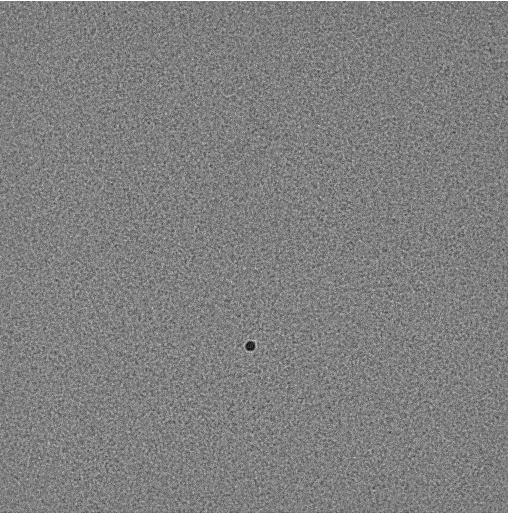
#> input picture Sandbox/focus/beamshift_input_images/Screenshot from 2026-06-01 19-20-06.png, 1016 x 1028 px (shown at 1/2 size); its folder holds 2 pictures in this run
$ python find_beam_shift.py
#> lines starting #> are read from the running program, lines starting #| are printed output that depends on the picture
### Sandbox/focus/correlation.py
"""Image correlation helpers used by the focus algorithms.

The implementation follows the numerical behavior of Leginon's
``pyami.correlator`` and ``pyami.peakfinder`` in a standalone form, with
SerialEM-style edge tapering and padding so that non-periodic micrographs
do not produce spurious wrap-around correlation.
"""

from __future__ import annotations

from dataclasses import dataclass
from typing import Literal, Tuple

import numpy as np


CorrelationType = Literal["phase", "cross"]


@dataclass(frozen=True)
class ShiftResult:
    """Measured image displacement in pixels.

    ``shift`` is returned as ``(row, col)`` and follows Leginon's wrapped
    correlation convention: positive values mean the correlation peak was
    before the FFT wrap boundary, negative values mean it wrapped past it.
    """

    shift: Tuple[float, float]
    peak: Tuple[float, float]
    peak_value: float
    correlation: np.ndarray
    snr: float
    peak_ratio: float
    normalized_ccc: float


# [6 lines left out: function cross_correlate, not called in this run]


def phase_correlate(
    image1: np.ndarray,
    image2: np.ndarray,
    *,
    zero_origin: bool = True,
    wiener: bool = False,
) -> np.ndarray:
    """Return phase correlation for two same-shaped images."""

    im1, im2 = _validated_pair(image1, image2)
    ccfft = np.conjugate(np.fft.fft2(im2)) * np.fft.fft2(im1)
    if wiener:
        rstart = int(0.4 * ccfft.shape[0])
        rstop = int(0.5 * ccfft.shape[0])
        region = ccfft[rstart:rstop]
        noise = 10.0 * np.mean(region.real * region.real + region.imag * region.imag)
        denom = np.sqrt(ccfft.real * ccfft.real + ccfft.imag * ccfft.imag + noise)
    else:
        denom = np.abs(ccfft)

    with np.errstate(divide="ignore", invalid="ignore"):
        pcfft = np.divide(ccfft, denom, out=np.zeros_like(ccfft), where=denom != 0)
    corr = np.fft.ifft2(pcfft).real
    if zero_origin:
        corr[0, 0] = 0.0
    return corr


def correlate_shift(
    image1: np.ndarray,
    image2: np.ndarray,
    *,
    correlation_type: CorrelationType = "phase",
    subpixel_window: int = 5,
    taper_fraction: float = 0.1,
    pad_fraction: float = 0.0,
    lowpass: float = 0.0,
    zero_origin: bool = False,
) -> ShiftResult:
    """Measure the wrapped pixel shift between two images.

    This is the standalone replacement for Leginon's
    ``measureScopeChange`` correlation-and-peak section.  Binning and camera
    bookkeeping are deliberately left to the caller.

    ``taper_fraction`` applies a raised-cosine edge taper to each image before
    the FFT so that a non-periodic micrograph does not produce a strong
    spurious correlation along the wrap boundary.  ``pad_fraction`` zero-pads
    the tapered images, which keeps a large genuine shift from aliasing past
    the wrap boundary.  ``lowpass`` Gaussian-smooths the correlation map, the
    standalone equivalent of Leginon's ``measureScopeChange`` ``lp`` argument.

    ``zero_origin`` blanks the phase-correlation origin pixel.  It defaults to
    false because near-zero shift is a valid focus result; enable it only when
    the caller knows a zero-shift peak must be an artifact.
    """

    im1, im2 = _validated_pair(image1, image2)
    _validate_preprocess_args(taper_fraction, pad_fraction, lowpass)
    pre1 = _preprocess(im1, taper_fraction, pad_fraction)
    pre2 = _preprocess(im2, taper_fraction, pad_fraction)

    if correlation_type == "phase":
        corr = phase_correlate(pre1, pre2, zero_origin=zero_origin)
    elif correlation_type == "cross":
        corr = cross_correlate(pre1, pre2)
    else:
        raise ValueError("correlation_type must be 'phase' or 'cross'")

    if lowpass > 0.0:
        corr = _gaussian_blur(corr, lowpass)

    peak, peak_value, snr = subpixel_peak(corr, npix=subpixel_window)
    shift = wrap_coord(peak, corr.shape)
    return ShiftResult(
        shift=shift,
        peak=peak,
        peak_value=peak_value,
        correlation=corr,
        snr=snr,
        peak_ratio=_peak_ratio(corr, int(round(peak[0])), int(round(peak[1])), subpixel_window),
        normalized_ccc=_normalized_ccc(pre1, pre2, shift),
    )


def wrap_coord(coord: Tuple[float, float], shape: Tuple[int, int]) -> Tuple[float, float]:
    """Convert an unsigned correlation peak coordinate to a signed shift."""

    row, col = coord
    row_shift = row if row < shape[0] / 2.0 else row - shape[0]
    col_shift = col if col < shape[1] / 2.0 else col - shape[1]
    return (float(row_shift), float(col_shift))


def subpixel_peak(image: np.ndarray, *, npix: int = 5) -> Tuple[Tuple[float, float], float, float]:
    """Find a peak and refine it by fitting a separable 2-D quadratic."""

    if npix < 3 or npix % 2 == 0:
        raise ValueError("npix must be an odd integer >= 3")
    array = np.asarray(image, dtype=np.float64)
    pixel_index = int(np.argmax(array.ravel()))
    peak_value = float(array.flat[pixel_index])
    peak_row, peak_col = np.unravel_index(pixel_index, array.shape)

    roi = _crop_wrap(array, (peak_row, peak_col), (npix, npix))
    try:
        row_offset, col_offset, fitted_value = _quadratic_peak(roi)
    except (np.linalg.LinAlgError, FloatingPointError, ZeroDivisionError, ValueError):
        row_offset = col_offset = npix // 2
        fitted_value = peak_value

    if not (0.0 <= row_offset <= npix):
        row_offset = npix // 2
    if not (0.0 <= col_offset <= npix):
        col_offset = npix // 2

    half = npix // 2
    sub_row = float(peak_row + row_offset - half)
    sub_col = float(peak_col + col_offset - half)
    sub_row %= array.shape[0]
    sub_col %= array.shape[1]

    snr = _peak_snr(array, int(peak_row), int(peak_col), peak_value, npix)
    return (sub_row, sub_col), float(fitted_value), snr


def _peak_snr(
    array: np.ndarray,
    peak_row: int,
    peak_col: int,
    peak_value: float,
    npix: int,
) -> float:
    """Estimate peak SNR with the peak and its sidelobes excluded.

    Including the peak in the noise estimate inflates the standard deviation
    and understates the SNR, so the background statistics are taken from
    everything outside a wrapped window centred on the peak.
    """

    exclude = 2 * npix + 1
    half = exclude // 2
    rows = (np.arange(exclude) + peak_row - half) % array.shape[0]
    cols = (np.arange(exclude) + peak_col - half) % array.shape[1]
    mask = np.ones(array.shape, dtype=bool)
    mask[np.ix_(rows, cols)] = False
    background = array[mask]
    if background.size == 0:
        return peak_value
    noise = float(np.std(background))
    mean = float(np.mean(background))
    return float((peak_value - mean) / noise) if noise != 0.0 else peak_value


def _preprocess(image: np.ndarray, taper_fraction: float, pad_fraction: float) -> np.ndarray:
    """Mean-subtract, edge-taper, and optionally zero-pad an image for FFT."""

    array = image - float(np.mean(image))
    if taper_fraction > 0.0:
        array = array * _edge_mask(array.shape, taper_fraction)
    if pad_fraction > 0.0:
        pad_rows = int(round(pad_fraction * array.shape[0]))
        pad_cols = int(round(pad_fraction * array.shape[1]))
        array = np.pad(array, ((0, pad_rows), (0, pad_cols)), mode="constant")
    return array


def _validate_preprocess_args(taper_fraction: float, pad_fraction: float, lowpass: float) -> None:
    if not np.all(np.isfinite((taper_fraction, pad_fraction, lowpass))):
        raise ValueError("taper_fraction, pad_fraction, and lowpass must be finite")
    if taper_fraction < 0.0 or taper_fraction > 0.5:
        raise ValueError("taper_fraction must be in [0.0, 0.5]")
    if pad_fraction < 0.0:
        raise ValueError("pad_fraction must be non-negative")
    if lowpass < 0.0:
        raise ValueError("lowpass must be non-negative")


def _peak_ratio(array: np.ndarray, peak_row: int, peak_col: int, npix: int) -> float:
    """Return primary peak divided by strongest background peak."""

    peak_row %= array.shape[0]
    peak_col %= array.shape[1]
    exclude = 2 * npix + 1
    half = exclude // 2
    rows = (np.arange(exclude) + peak_row - half) % array.shape[0]
    cols = (np.arange(exclude) + peak_col - half) % array.shape[1]
    mask = np.ones(array.shape, dtype=bool)
    mask[np.ix_(rows, cols)] = False
    background = array[mask]
    if background.size == 0:
        return float("inf")
    second = max(float(np.max(background)), 0.0)
    peak = float(array[peak_row, peak_col])
    if second == 0.0:
        return float("inf") if peak > 0.0 else 0.0
    return peak / second


def _normalized_ccc(image1: np.ndarray, image2: np.ndarray, shift: Tuple[float, float]) -> float:
    """Return an approximate normalized cross-correlation coefficient.

    The measured shift is applied with an integer ``np.roll``, so the value is a
    coarse quality score, not an exact CCC: sub-pixel shift is ignored and the
    rolled-in wrap region (plus any zero padding) mismatches content, biasing
    the result low.  It is intended only for threshold gating.
    """

    row_shift = int(round(shift[0]))
    col_shift = int(round(shift[1]))
    aligned = np.roll(np.roll(image1, -row_shift, axis=0), -col_shift, axis=1)
    a = aligned - float(np.mean(aligned))
    b = image2 - float(np.mean(image2))
    denom = float(np.linalg.norm(a) * np.linalg.norm(b))
    if denom == 0.0:
        return 0.0
    return float(np.sum(a * b) / denom)


def _edge_mask(shape: Tuple[int, int], taper_fraction: float) -> np.ndarray:
    """Return a separable raised-cosine (Tukey) edge mask for ``shape``.

    ``taper_fraction`` is already range-checked by ``_validate_preprocess_args``
    before this is reached.
    """

    row_window = _tukey_window(shape[0], taper_fraction)
    col_window = _tukey_window(shape[1], taper_fraction)
    return np.outer(row_window, col_window)


def _tukey_window(length: int, taper_fraction: float) -> np.ndarray:
    """Return a 1-D Tukey window: flat centre, raised-cosine ramps at the ends."""

    window = np.ones(length, dtype=np.float64)
    edge = int(round(taper_fraction * length))
    if edge < 1:
        return window
    ramp = 0.5 * (1.0 - np.cos(np.pi * (np.arange(edge) + 0.5) / edge))
    window[:edge] = ramp
    window[length - edge:] = ramp[::-1]
    return window


# [10 lines left out: function _gaussian_blur, not called in this run]


def _quadratic_peak(array: np.ndarray) -> Tuple[float, float, float]:
    rows, cols = array.shape
    design = np.zeros((rows * cols, 5), dtype=np.float64)
    values = np.zeros((rows * cols,), dtype=np.float64)
    i = 0
    for row in range(rows):
        for col in range(cols):
            design[i] = (row * row, row, col * col, col, 1.0)
            values[i] = array[row, col]
            i += 1

    coeffs, *_ = np.linalg.lstsq(design, values, rcond=None)
    row0 = -coeffs[1] / (2.0 * coeffs[0])
    col0 = -coeffs[3] / (2.0 * coeffs[2])
    if not np.isfinite(row0) or not np.isfinite(col0):
        raise ValueError("quadratic fit produced a non-finite peak")
    value = coeffs[0] * row0**2 + coeffs[1] * row0 + coeffs[2] * col0**2 + coeffs[3] * col0 + coeffs[4]
    return float(row0), float(col0), float(value)


def _crop_wrap(array: np.ndarray, center: Tuple[int, int], shape: Tuple[int, int]) -> np.ndarray:
    half_rows = shape[0] // 2
    half_cols = shape[1] // 2
    row_indices = (np.arange(shape[0]) + center[0] - half_rows) % array.shape[0]
    col_indices = (np.arange(shape[1]) + center[1] - half_cols) % array.shape[1]
    return array[np.ix_(row_indices, col_indices)]


def _validated_pair(image1: np.ndarray, image2: np.ndarray) -> Tuple[np.ndarray, np.ndarray]:
    im1 = np.asarray(image1, dtype=np.float64)
    im2 = np.asarray(image2, dtype=np.float64)
    if im1.shape != im2.shape:
        raise ValueError(f"images must have the same shape, got {im1.shape} and {im2.shape}")
    if im1.ndim != 2:
        raise ValueError("images must be two-dimensional arrays")
    return im1, im2

### Sandbox/focus/objective_focus.py
"""Objective-lens autofocus from beam-tilt image displacements.

Leginon performs beam-tilt autofocus by acquiring image pairs at two beam
tilts, correlating each pair, and solving a calibrated linear system for
defocus and optionally objective stigmation.
"""

from __future__ import annotations

from dataclasses import dataclass
from typing import Any, Iterable, Optional, Sequence, Tuple

import numpy as np


Vector2 = Tuple[float, float]


@dataclass(frozen=True)
class BeamTiltMeasurement:
    """One beam-tilt displacement measurement.

    ``tilt_delta`` is ``(delta_x, delta_y)`` in beam-tilt units between the
    second and first image.  ``pixel_shift`` is the correlated image shift
    ``(row, col)`` in unbinned pixels.
    """

    tilt_delta: Vector2
    pixel_shift: Vector2


@dataclass(frozen=True)
class FocusSolveDiagnostics:
    """Numerical diagnostics for a defocus/stigmation solve."""

    design: np.ndarray
    observed: np.ndarray
    predicted: np.ndarray
    residual_vector: np.ndarray
    residual: float
    rank: int
    unknown_count: int
    singular_values: np.ndarray
    condition_number: float


@dataclass(frozen=True)
class ObjectiveFocusResult:
    """Result of a calibrated objective-focus solve."""

    defocus: float
    stigx: Optional[float]
    stigy: Optional[float]
    residual: float
    residual_vector: np.ndarray
    rank: int
    unknown_count: int
    singular_values: np.ndarray
    condition_number: float
    diagnostics: FocusSolveDiagnostics
    measurements: Tuple[Any, ...] = ()
    shift_results: Tuple[Any, ...] = ()
    min_snr_observed: float = float("nan")
    min_peak_ratio_observed: float = float("nan")
    min_normalized_ccc_observed: float = float("nan")


def solve_defocus_stig(
    defocus_matrix: np.ndarray,
    measurements: Sequence[BeamTiltMeasurement],
    *,
    stigx_matrix: Optional[np.ndarray] = None,
    stigy_matrix: Optional[np.ndarray] = None,
    validate: bool = True,
    max_condition_number: float = 1.0e12,
) -> ObjectiveFocusResult:
    """Solve defocus and optional objective stigmation.

    This is a standalone version of Leginon's calibrated ``solveEq10`` matrix
    solve.  With one measurement and only ``defocus_matrix`` it returns
    defocus.  With two sufficiently independent measurements and both stig
    matrices it returns defocus, stigx, and stigy.

    By default the solver rejects rank-deficient and badly conditioned designs.
    This is stricter than Leginon, but it prevents invalid tilt geometry from
    producing plausible-looking corrections.
    """

    matrices = [_matrix2(defocus_matrix, "defocus_matrix")]
    if (stigx_matrix is None) != (stigy_matrix is None):
        raise ValueError("stigx_matrix and stigy_matrix must be provided together")
    if stigx_matrix is not None and stigy_matrix is not None:
        matrices.extend([
            _matrix2(stigx_matrix, "stigx_matrix"),
            _matrix2(stigy_matrix, "stigy_matrix"),
        ])

    if not measurements:
        raise ValueError("at least one beam-tilt measurement is required")

    observed, design = _build_defocus_design(matrices, measurements)

    solution, residuals, rank, singular_values = np.linalg.lstsq(design, observed, rcond=None)
    predicted = design @ solution
    residual_vector = observed - predicted
    residual = float(residual_vector @ residual_vector)
    condition_number = _condition_number(singular_values)
    unknown_count = len(matrices)

    if validate:
        _validate_solve_geometry(
            rank=int(rank),
            unknown_count=unknown_count,
            condition_number=condition_number,
            max_condition_number=max_condition_number,
        )

    diagnostics = FocusSolveDiagnostics(
        design=design,
        observed=observed,
        predicted=predicted,
        residual_vector=residual_vector,
        residual=residual,
        rank=int(rank),
        unknown_count=unknown_count,
        singular_values=singular_values,
        condition_number=condition_number,
    )
    return ObjectiveFocusResult(
        defocus=float(solution[0]),
        stigx=float(solution[1]) if len(solution) == 3 else None,
        stigy=float(solution[2]) if len(solution) == 3 else None,
        residual=float(residuals[0]) if len(residuals) else residual,
        residual_vector=residual_vector,
        rank=int(rank),
        unknown_count=unknown_count,
        singular_values=singular_values,
        condition_number=condition_number,
        diagnostics=diagnostics,
    )


# [68 lines left out: functions solve_rotation_center_tilt, default_beam_tilt_pair, rotate_vector, measurements_from_pairs, not called in this run]


def _build_defocus_design(
    matrices: Sequence[np.ndarray],
    measurements: Sequence[BeamTiltMeasurement],
) -> Tuple[np.ndarray, np.ndarray]:
    observed = np.asarray([m.pixel_shift for m in measurements], dtype=np.float64).ravel()
    blocks = []
    for measurement in measurements:
        tilt = np.asarray(measurement.tilt_delta, dtype=np.float64).reshape(2, 1)
        if tilt.shape != (2, 1):
            raise ValueError("tilt_delta must contain exactly two values")
        blocks.append(np.concatenate([matrix @ tilt for matrix in matrices], axis=1))
    design = np.concatenate(blocks, axis=0)
    if observed.shape[0] != design.shape[0]:
        raise ValueError("pixel_shift values must contain exactly two values per measurement")
    if not np.all(np.isfinite(observed)) or not np.all(np.isfinite(design)):
        raise ValueError("tilts, shifts, and calibration matrices must be finite")
    return observed, design


def _condition_number(singular_values: np.ndarray) -> float:
    if singular_values.size == 0:
        return float("inf")
    smallest = float(np.min(singular_values))
    largest = float(np.max(singular_values))
    if smallest <= 0.0:
        return float("inf")
    return largest / smallest


def _validate_solve_geometry(
    *,
    rank: int,
    unknown_count: int,
    condition_number: float,
    max_condition_number: float,
) -> None:
    if rank < unknown_count:
        raise ValueError(
            f"focus solve is rank deficient: rank {rank} for {unknown_count} unknowns"
        )
    if not np.isfinite(condition_number):
        raise ValueError("focus solve is singular")
    if condition_number > max_condition_number:
        raise ValueError(
            "focus solve is poorly conditioned: "
            f"condition number {condition_number:.3g} exceeds {max_condition_number:.3g}"
        )


def _matrix2(matrix: np.ndarray, name: str) -> np.ndarray:
    array = np.asarray(matrix, dtype=np.float64)
    if array.shape != (2, 2):
        raise ValueError(f"{name} must be a 2x2 matrix")
    if not np.all(np.isfinite(array)):
        raise ValueError(f"{name} must contain finite values")
    return array

### Sandbox/focus/find_beam_shift.py
"""
find_beam_shift.py
==================
Objective-focus (beam-shift) algorithm — follows the README data flow:

  1. correlate_shift()          -> pixel shift between the two beam-tilt images
  2. BeamTiltMeasurement()      -> tilt_delta + shift
  3. solve_defocus_stig()       -> ObjectiveFocusResult

Input images are Leginon screenshots (3840x2160).
The microscope image panel is cropped out before processing.

Beam-tilt pair (from focus_runtime.example.json):
  image_1 : beam tilt (0.0,  0.0)  rad
  image_2 : beam tilt (0.01, 0.0)  rad
  tilt_delta = (0.01, 0.0)

Usage (from Sandbox/):
    python -m focus.find_beam_shift
"""

from __future__ import annotations

import math
import sys
from pathlib import Path

import numpy as np
from PIL import Image as PILImage

FOCUS_DIR = Path(__file__).resolve().parent
SANDBOX_DIR = FOCUS_DIR.parent
if str(SANDBOX_DIR) not in sys.path:
    sys.path.insert(0, str(SANDBOX_DIR))

from focus.correlation import correlate_shift
from focus.objective_focus import BeamTiltMeasurement, solve_defocus_stig


def load_from_screenshot(filename: str, target_size: tuple | None = None) -> np.ndarray:
    """Load a pre-cropped beam-shift image, optionally resizing to target_size (w, h)."""
    path = FOCUS_DIR / "beamshift_input_images" / filename
    with PILImage.open(path) as img:
        gray = img.convert("L")
        if target_size is not None and gray.size != target_size:
            gray = gray.resize(target_size, PILImage.LANCZOS)
        arr = np.asarray(gray, dtype=np.float32)
    lo, hi = arr.min(), arr.max()
    return (arr - lo) / (hi - lo) if hi > lo else arr


# ── calibration matrices (from focus_calibration.example.json) ───────────
DEFOCUS_MATRIX = np.array([
    [1200.0,  30.0],
    [ -20.0, 1000.0],
])
STIGX_MATRIX = np.array([
    [200.0, -50.0],
    [ 40.0, 150.0],
])
STIGY_MATRIX = np.array([
    [ -80.0, 180.0],
    [ 160.0,  20.0],
])

# ── beam tilt values (from focus_runtime.example.json) ───────────────────
TILT_1 = (0.0,  0.0)   # rad  — image 1
TILT_2 = (0.01, 0.0)   # rad  — image 2
TILT_DELTA = (TILT_2[0] - TILT_1[0], TILT_2[1] - TILT_1[1])   # (0.01, 0.0)

# ── Step 1: load images (already cropped by user), resize to common size ─
with PILImage.open(FOCUS_DIR / "beamshift_input_images" / "Screenshot from 2026-06-01 19-20-06.png") as _i:
#> _i is the input picture: PIL image 1016x1028 RGBA; mean R, G, B, A 127.5, 127.5, 127.5, 255
    size1 = _i.size
with PILImage.open(FOCUS_DIR / "beamshift_input_images" / "Screenshot from 2026-06-01 19-20-10.png") as _i:
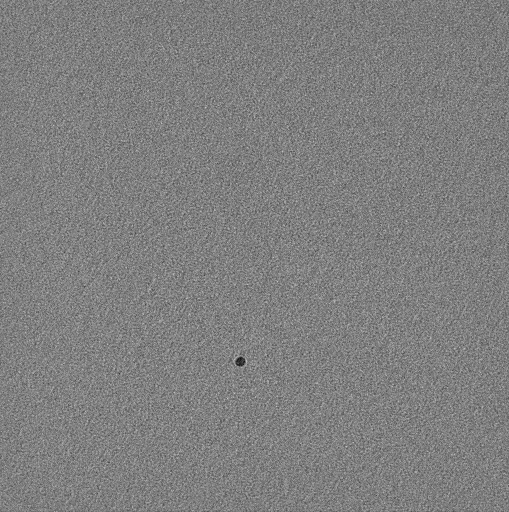
#> input picture Sandbox/focus/beamshift_input_images/Screenshot from 2026-06-01 19-20-10.png, 1018 x 1024 px (shown at 1/2 size)
#> _i is the input picture: PIL image 1018x1024 RGBA; mean R, G, B, A 127, 127, 127, 255
    size2 = _i.size

common_size = (min(size1[0], size2[0]), min(size1[1], size2[1]))
print(f"  image_1 original size : {size1}")
#|   image_1 original size : (1016, 1028)
print(f"  image_2 original size : {size2}")
#|   image_2 original size : (1018, 1024)
print(f"  common size (for corr): {common_size}")
#|   common size (for corr): (1016, 1024)

img1 = load_from_screenshot("Screenshot from 2026-06-01 19-20-06.png", target_size=common_size)
#> in load_from_screenshot, `lo, hi = arr.min(), arr.max()`: lo = 0; hi = 255
img2 = load_from_screenshot("Screenshot from 2026-06-01 19-20-10.png", target_size=common_size)

print(f"  image_1 shape : {img1.shape}  (beam tilt {TILT_1})")
#|   image_1 shape : (1024, 1016)  (beam tilt (0.0, 0.0))
print(f"  image_2 shape : {img2.shape}  (beam tilt {TILT_2})")
#|   image_2 shape : (1024, 1016)  (beam tilt (0.01, 0.0))
print(f"  tilt_delta    : {TILT_DELTA}")

# ── Step 2: correlate_shift -> pixel shift ────────────────────────────────
shift_result = correlate_shift(img2, img1, taper_fraction=0.1)
#> in phase_correlate, `corr = np.fft.ifft2(pcfft).real`:
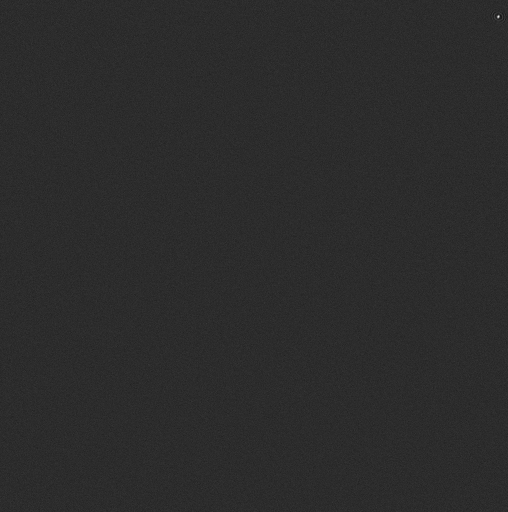
#> corr: shape (1024, 1016) float64 (shown at 1/2 size); min -0.00799, max 0.038, mean -9.61e-07; drawn with min black and max white
#> in subpixel_peak, `pixel_index = int(np.argmax(array.ravel()))`: pixel_index = 34524
#> (the rest of the program and of its run is left out)
